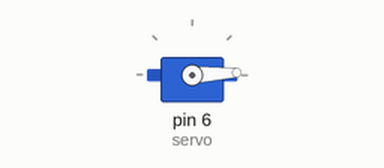
This sketch was run on a simulated Arduino Uno, built with avr-gcc and run on an emulated ATmega328P. Parts: servo.

Above: at 0.05 s.
At 1.3 s:
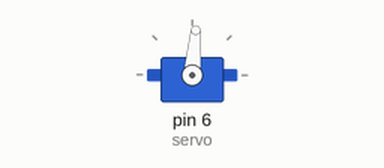
At 2.6 s:
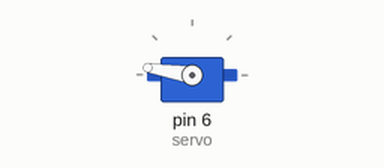
At 5.2 s:
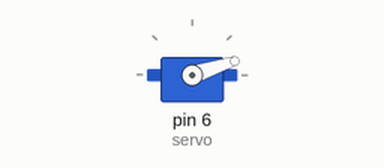
Timing chart, 0 to 7.1 s (numbered marks = the images above):
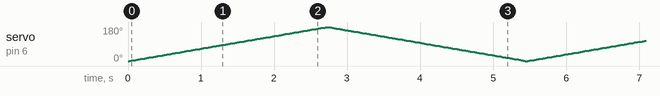

The sketch:

servo_basic.ino
```cpp
/******************************************************************************
    Platform:Arduino Course Programs.

    Written by: Pratiksha Kasbekar, Vidya Robotics Pvt. Ltd.
    Edited By: , Vidya Robotics Pvt. Ltd.
    Last Modification: 14-07-2017

    This is a Servo motor control program.
    In this we are going to rotate servo motor in clockwise and anticlockwise direction.
    The Micro servo motor which we are using permits 0-180 Angle Rotation
    Micro Servo motor Pin Connections:
    Brown/Black---- To Ground Pin
    Red------------ to +5V pin
    Any color other than above colors ----To digital pin 6 of Arduino(Prefer PWM Pin)

    Refer Datasheet of Servo motor before Starting programm.

    Hardware Setup:-
    Connect  USB  cable between PC and Arduino Uno.
    Select Controller Board: Arduino UNO
    Select USBASP programmer type
    Connect Servo motor to Arduino Board
********************************************************************************/
#include <Servo.h>

Servo servo;  // create servo object to control a servo


int angle = 0;    // variable to store the servo position

void setup()
{
  servo.attach(6);  // attaches the servo on pin 6 to the servo object
}

void loop()
{
  for (angle = 0; angle <= 180; angle += 1)

  {
    // goes from 0 degrees to 180 degrees
    // in steps of 1 degree
    servo.write(angle);              // tell servo to go to position in variable 'angle'
    delay(15);                       // waits 15ms for the servo to reach the position
  }

  for (angle = 180; angle >= 0; angle -= 1)

  {
    // goes from 180 degrees to 0 degrees
    servo.write(angle);              // tell servo to go to position in variable 'angle'
    delay(15);                       // waits 15ms for the servo to reach the position
  }
}
```
